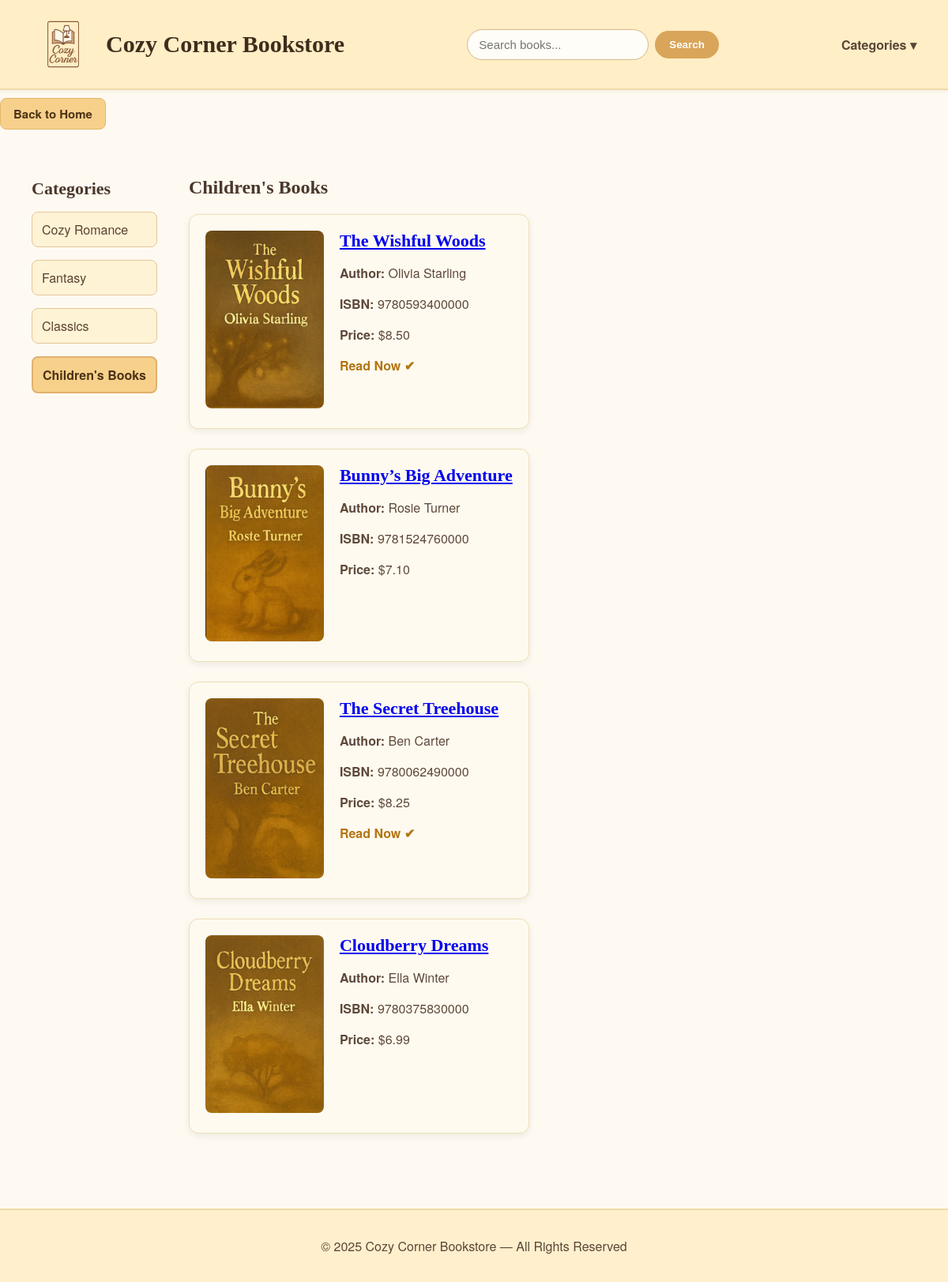
Screenshot of /category?categoryId=4 with the database file from the repository.
### tables this page shows
CREATE TABLE categories (
id INTEGER PRIMARY KEY,
name TEXT NOT NULL,
image TEXT
);

CREATE TABLE books (
id INTEGER PRIMARY KEY,
categoryId INTEGER,
title TEXT NOT NULL,
author TEXT,
isbn TEXT,
price REAL,
image TEXT,
readNow INTEGER,
FOREIGN KEY (categoryId) REFERENCES categories(id)
);

### app.py (the view)
@app.route('/category')
def category():
    category_id = request.args.get("categoryId", type=int)
    conn = get_db_connection()
    books = conn.execute(
        "SELECT * FROM books WHERE categoryId = ?",
        (category_id,)
    ).fetchall()
    cat_row = conn.execute(
        "SELECT name FROM categories WHERE id = ?",
        (category_id,)
    ).fetchone()
    conn.close()
    return render_template(
        "categories.html",
        categories=get_categories(),
        books=books,
        selectedCategory=category_id,
        currentCategoryName=cat_row["name"]
    )

### app.py (called while the page is built)
def get_db_connection():
    conn = sqlite3.connect('bookstore.db')
    conn.row_factory = sqlite3.Row
    return conn

def get_categories():
    conn = get_db_connection()
    rows = conn.execute("SELECT * FROM categories").fetchall()
    conn.close()
    return rows

### templates/categories.html (shortened to what this page needs)
{% extends "base.html" %}
{% block content %}
<div class="category-header">
    <a href="/" class="home-button">Back to Home</a>
</div>
<div class="category-page-container">
    <div class="category-sidebar">
        <h3>Categories</h3>
        {% for c in categories %}
            <p class="{% if c['id'] == selectedCategory %}selectedCategory{% else %}notSelectedCategory{% endif %}">
                <a href="/category?categoryId={{ c['id'] }}">
                    {{ c['name'] }}
                </a>
            </p>
        {% endfor %}
    </div>
    <div class="books-display">
        <h2>{{ currentCategoryName }}</h2>
        {% for book in books %}
            <div class="book-card">
                <a href="/book/{{ book['id'] }}">
                    <img src="{{ url_for('static', filename='images/books/' + book['image']) }}"
                         alt="{{ book['title'] }}"
                         class="book-cover">
                </a>
                <div class="book-info">
                    <h3>
                        <a href="/book/{{ book['id'] }}">
                            {{ book['title'] }}
                        </a>
                    </h3>
                    <p><strong>Author:</strong> {{ book['author'] }}</p>
                    <p><strong>ISBN:</strong> {{ book['isbn'] }}</p>
                    <p><strong>Price:</strong> ${{ '%.2f'|format(book['price']) }}</p>
                    {% if book['readNow'] == 1 %}
                        <p class="read-now">Read Now ✔</p>
                    {% endif %}
                </div>
            </div>
        {% endfor %}
    </div>
</div>
{% endblock %}

### static/main.css (style rules this page uses)
body { margin: 0; padding: 0; font-family: "Helvetica Neue", "Avenir", "Segoe UI", sans-serif; background-color: #fffaf1; color: #5e4939; }
h1, h2, h3 { font-family: "Georgia", "Times New Roman", serif; color: #4a382b; }
.back-link, .home-button, .back-button { display: inline-block; padding: 8px 16px; background: #f7d18b; border: 1px solid #e5b86a; border-radius: 8px; color: #4d3216; text-decoration: none; font-size: 15px; font-weight: bold; margin: 10px 0; transition: 0.2s; }
.category-page-container { display: flex; gap: 40px; padding: 30px 40px; }
.category-sidebar h3 { font-size: 22px; margin-bottom: 15px; }
.notSelectedCategory a, .selectedCategory a { display: block; padding: 10px 12px; border-radius: 8px; text-decoration: none; margin-bottom: 10px; }
.notSelectedCategory a { background: #fff3d6; border: 1px solid #e3c699; color: #5b4230; }
.selectedCategory a { background: #f7d18b; border: 2px solid #e2b06e; color: #4d3216; font-weight: bold; }
.book-card { display: flex; gap: 20px; padding: 20px; margin-bottom: 25px; background: #fffaf0; border-radius: 12px; border: 1px solid #eedfb7; box-shadow: 0 3px 10px rgba(0,0,0,0.07); }
.book-cover { width: 150px; border-radius: 8px; }
.book-info h3 { margin: 0; font-size: 22px; color: #3b2814; }
.read-now { color: #b37513; margin-top: 12px; font-weight: bold; }

### rows the page displays
categories: name "Cozy Romance"
categories: name "Fantasy"
categories: name "Classics"
categories: name "Children's Books"
books: image (picture), title "The Wishful Woods", author "Olivia Starling", isbn "9780593400000", price "8.50", readNow "Read Now ✔"
books: image (picture), title "Bunny’s Big Adventure", author "Rosie Turner", isbn "9781524760000", price "7.10"
books: image (picture), title "The Secret Treehouse", author "Ben Carter", isbn "9780062490000", price "8.25", readNow "Read Now ✔"
books: image (picture), title "Cloudberry Dreams", author "Ella Winter", isbn "9780375830000", price "6.99"
